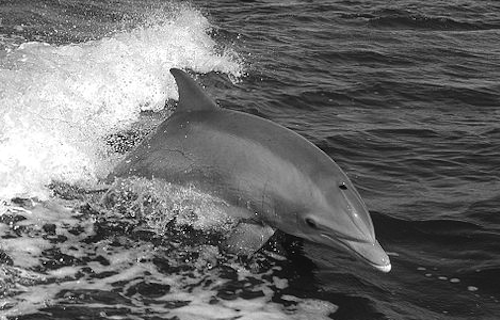
#> input picture images/dolphin.png, 500 x 320 px
$ jupyter execute intro_to_cv.ipynb
#> lines starting #> are read from the running program, lines starting #| are printed output that depends on the picture
# Introduction to Computer Vision - provided by Georgia Tech University

Notebook used to solve the exercises from the Introduction to Computer Vision course provided by Georgia Tech University.
The course uses Matlab / Octane examples. In this notebook the exercises will be solved using python & opencv instead.

- Source: https://learn.udacity.com/courses/ud810
- Resources related to this course: https://github.com/mxagar/georgia_tech_computer_vision

## 2A-L1 Images as functions

[cell 1]
import cv2
import matplotlib.pyplot as plt
import numpy as np
import scipy

def plot_image(img):
    plt.imshow(cv2.cvtColor(img, cv2.COLOR_BGR2RGB)) # https://stackoverflow.com/questions/61793889/matplotlib-displays-not-right-color
    plt.show()

### Load and Display an Image

[cell 2]
# Load and display an image
# codes: https://docs.opencv.org/3.4/d8/d6a/group__imgcodecs__flags.html#gga61d9b0126a3e57d9277ac48327799c80ae29981cfc153d3b0cef5c0daeedd2125
img = cv2.imread('images/dolphin.png', cv2.IMREAD_UNCHANGED)
#> img is the input picture: shape (320, 500); min 0, max 255, mean 109.1
plot_image(img)

# img size
print(img.shape)
#| (320, 500)

# img class or data type
print(img.dtype)
#| uint8

### Inspect Image Values

[cell 3]
# Inspect image values
img = cv2.imread('images/dolphin.png', cv2.IMREAD_UNCHANGED)
plot_image(img)
print(img.shape)
#| (320, 500)

# TODO: Extract a 2D slice between rows 100 to 102 and columns 200 to 202 (inclusive)
print(img[100:103, 200:203])
#| [[81 77 77]
#|  [81 78 76]
#|  [82 79 77]]
plt.plot(img[100:103, 200:203])
plt.show()

### Crop an Image

[cell 4]
# Crop an image
img = cv2.imread('images/bicycle.png', cv2.IMREAD_UNCHANGED)
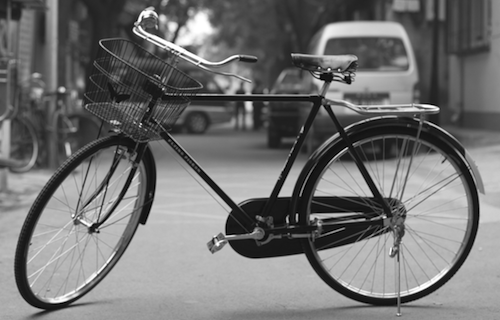
#> input picture images/bicycle.png, 500 x 320 px
#> img is the input picture: shape (320, 500); min 0, max 255, mean 114.2
plot_image(img)

print(img.shape)
#| (320, 500)

cropped = img[110:310, 10:160]
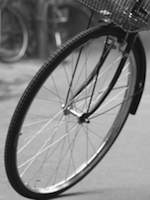
#> cropped: shape (200, 150); min 0, max 255, mean 126.2
plot_image(cropped)

# TODO: Find out cropped image size
print(cropped.shape)
#| (200, 150)

### Color Planes

[cell 5]
# Color planes
img = cv2.imread('images/fruit.png', cv2.IMREAD_UNCHANGED)
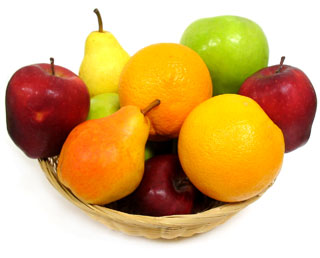
#> input picture images/fruit.png, 320 x 258 px
#> img is the input picture: shape (258, 320, 3); mean B, G, R 119.7, 178.6, 216.9
plot_image(img)

print(img.shape)
#| (258, 320, 3)

# TODO: Select a color plane, display it, inspect values from a row
red_channel_img = img[:, :, 2] # BGR format
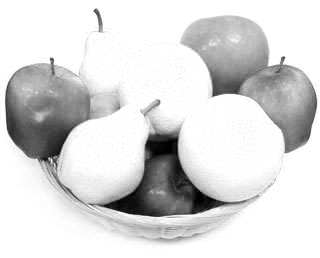
#> red_channel_img: shape (258, 320); min 0, max 255, mean 216.9
plot_image(red_channel_img)
plt.plot(red_channel_img[150, :])
#> figure, not shown here; curve peaks at x = 0, y = 255

### Blend 2 Images

[cell 6]
# Blend two images
def blend(a, b, alpha):
    # TODO: Your code here; finally assign: output = <something>;
#> called with alpha = 0.75
    output = (a * alpha).astype('uint8') + (b * (1 - alpha)).astype('uint8')
    return output


# Test code:
dolphin = cv2.imread('images/dolphin.png', cv2.IMREAD_UNCHANGED)
bicycle = cv2.imread('images/bicycle.png', cv2.IMREAD_UNCHANGED)

result = blend(dolphin, bicycle, 0.75)
plot_image(result) # note: will result in an error if blend() returns empty or incorrect value

### Generate Gaussian Noise

[cell 7]
# Generate Gaussian noise
noise = np.random.normal(0, 1, 1000)
plt.hist(noise)
plt.show()
#> figure, not shown here; tallest bar 239 high, from x = -0.143 to 0.437

# % TODO: Try generating other kinds of random numbers.
# %       How about a 2D grid of random Gaussian values?

noise = np.random.normal(0, 1, (200, 300))
plot_image(noise.astype('uint8'))
#> in plot_image (call 8), `plt.show()`:
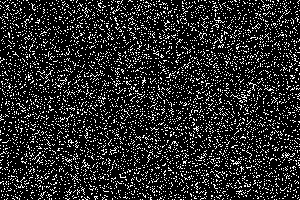
#> shown: shape (200, 300, 3); min 0, max 255, mean 40.4

## 2A-L2 Filtering

### Remove Noise

[cell 8]
def fspecial_gauss(size, sigma):

    """Function to mimic the 'fspecial' gaussian MATLAB function
    """

    x, y = np.mgrid[-size//2 + 1:size//2 + 1, -size//2 + 1:size//2 + 1]
    g = np.exp(-((x**2 + y**2)/(2.0*sigma**2)))
    return g / g.sum()


img = cv2.imread('images/saturn.png', cv2.IMREAD_UNCHANGED)
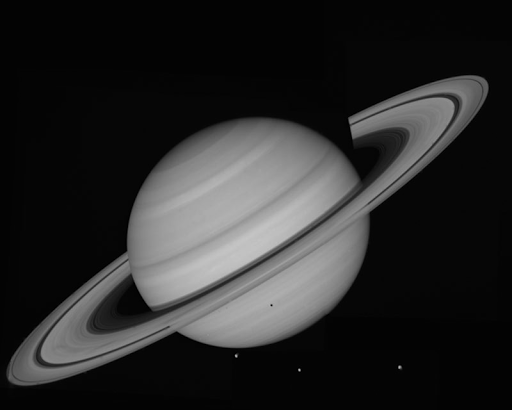
#> input picture images/saturn.png, 512 x 410 px
#> img is the input picture: shape (410, 512); min 0, max 198, mean 41
plot_image(img)

noise = np.random.normal(0, 1, img.shape)
plot_image(noise.astype('uint8'))
#> in plot_image (call 10), `plt.imshow(cv2.cvtColor(img, cv2.COLOR_BGR2RGB))`:
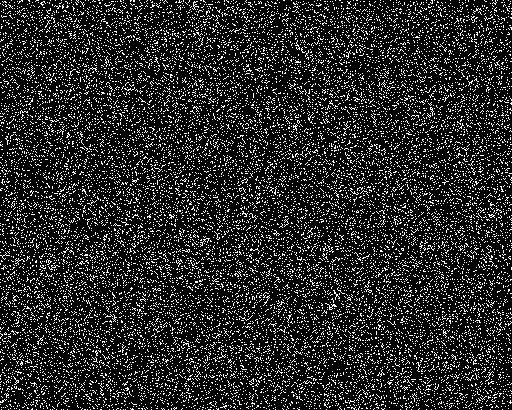
#> img: shape (410, 512); min 0, max 255, mean 40.2
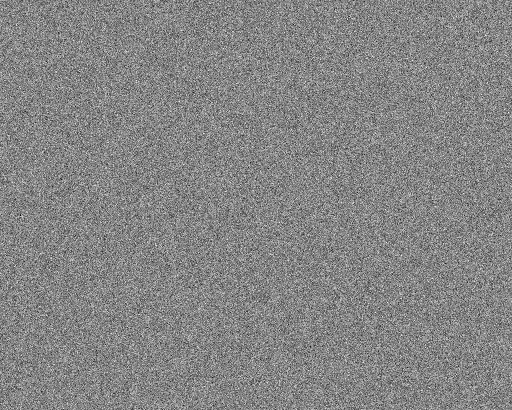
#> noise: shape (410, 512) float64; min -4.69, max 4.29, mean 0.00253; drawn with min black and max white

# TODO: Add noise to the image

noised_img = (img + noise).astype('uint8')
plot_image(noised_img)

# TODO: Now apply a Gaussian filter to smooth out the noise
gaussian_kernel = fspecial_gauss(30, 5)
plt.imshow(gaussian_kernel)
plt.show()
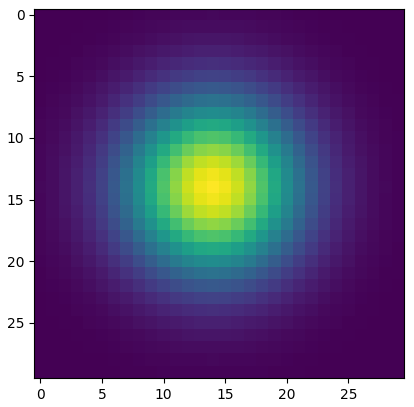
#> figure drawn by matplotlib, 1 panel
result = scipy.ndimage.correlate(noised_img, gaussian_kernel, mode='constant', origin=-1)
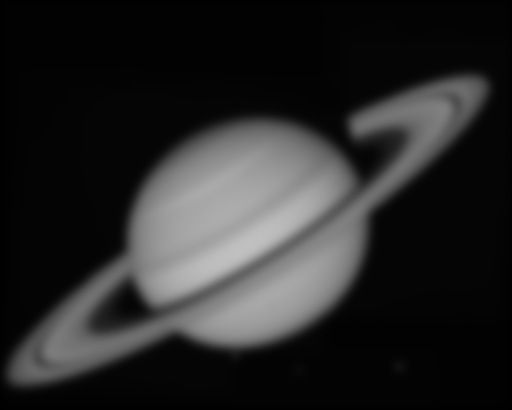
#> result: shape (410, 512); min 0, max 192, mean 40
plot_image(result)
